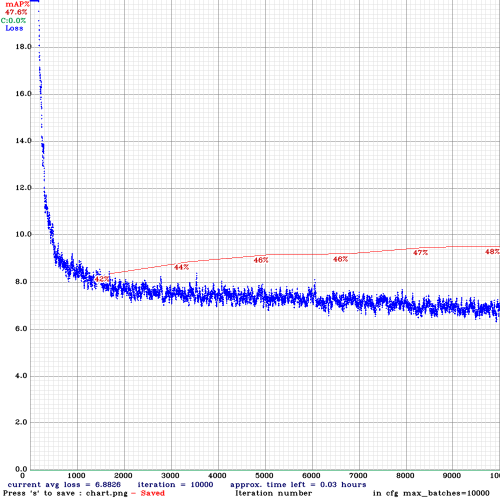
#> input picture weights/chart.png, 1000 x 1000 px, found by its file name (shown at 1/2 size)
$ jupyter execute --allow-errors iSense_Notebook.ipynb   (shell and % lines are left out)
#> lines starting #> are read from the running program, lines starting #| are printed output that depends on the picture
# **PROJECT ISENSE : CROWD DETECTION**
---

# **1) Menghubungkan gdrive dengan google colab**

[cell 1]
#mount drive
%cd ..
from google.colab import drive
#> (the rest of this cell did not finish here and is left out)

[cell 2]
from google.colab import drive
import os

# Mount Google Drive
#> (the rest of this cell did not finish here and is left out)

# **2) Kloning repositori git `darknet` ke Colab VM**

Darknet merupakan framework yang biasa digunakan untuk melakukan pelatihan model yolo.

[cell 3]
%cd /content/

# **3) Buat folder *`yolov4-tiny_crowdhuman`* dan *`backup`* di gdrive**

Folder backup digunakan nantinya untuk menyimpan bobot hasil pelatihan

[cell 4]
import os

# Tentukan nama folder yang ingin Anda buat di Google Drive
nama_folder = "Project_isense"

# Path lengkap folder di Google Drive
path_folder_gdrive = os.path.join('/content/gdrive/MyDrive/', nama_folder)

# Membuat folder utama
os.makedirs(path_folder_gdrive, exist_ok=True)

# Menambahkan folder "backup" di dalam folder utama
nama_folder_backup = "backup"
path_folder_backup = os.path.join(path_folder_gdrive, nama_folder_backup)

os.makedirs(path_folder_backup, exist_ok=True)

# Mengecek apakah folder utama berhasil dibuat
if os.path.exists(path_folder_gdrive):
    print(f"Berhasil membuat folder '{nama_folder}' di Google Drive.")

    # Mengecek apakah folder "backup" berhasil dibuat
    if os.path.exists(path_folder_backup):
        print(f"Berhasil membuat folder '{nama_folder_backup}' di dalam '{nama_folder}'.")
    else:
        print(f"Gagal membuat folder '{nama_folder_backup}' di dalam '{nama_folder}'.")
else:
    print(f"Gagal membuat folder '{nama_folder}' di Google Drive.")

# **4) Upload file yang dibutuhkan :**

Upload file ke dalam gdrive untuk nantinya dapat dimasukkan ke dalam darknet

File yang dibutuhkan :
- `Custom cfg file`

- `obj.data and obj.names files`

- `process.py file`, berisi file untuk membagi dataset menjadi train dan test

**File dapat didownload di [GitHub](https://github.com/techzizou/yolov4-tiny-custom_Training).**

# **5) Lakukan perubahan pada `makefile` untuk mengaktifkan OPENCV dan GPU**

[cell 5]
# ubah makefile agar GPU dan OPENCV diaktifkan
# juga atur CUDNN, CUDNN_HALF dan LIBSO ke 1

%cd /content/darknet

# Biarkan darknet menguji peta lebih sering selama pelatihan

#Run make untuk membuild settingan di atas

# **6) Bersihkan Folder data dan cfg di dalam darknet**

Pembersihan folder dilakukan untuk menghindari error selama pelatihan

[cell 6]
# Bersihkan folder data dan cfg terlebih dahulu kecuali folder labels pada data yang diperlukan

%cd data/
%cd ..

# **7) Download Dataset Crowdhuman**

Download dataset yang berisi foto keramaian manusia dan juga file annotasinya yang berformat yolo di link gdrive yang ada.

[cell 7]
import os
from zipfile import ZipFile

# Daftar link Google Drive beserta nama file zip
drive_links_and_files = [
    ("https://drive.google.com/uc?id=1VPVwAXBhI5FItIu4gr_beW2UDGrMGlBY", "train.zip"),
    ("https://drive.google.com/uc?id=1-ozzrCJ3KkJ4fuPV-dHVGwPbKujmofQx", "valid.zip")
]

# Folder for extraction di Google Drive
extracted_folder = "/content/darknet/data"

# Membuat folder 'train' dan 'valid' jika belum ada
os.makedirs(os.path.join(extracted_folder, 'train'), exist_ok=True)
os.makedirs(os.path.join(extracted_folder, 'valid'), exist_ok=True)

# Loop through each Google Drive link and file
#> (the rest of this cell did not finish here and is left out)

# **8) Membuat file *`train.txt`* & *`valid.txt`* di dalam folder *data***

#> (a cell that did not finish here is left out)

# **9) Copy file cfg, obj.names, obj.data ke dalam darknet**

Copy file cfg, obj.name dan obj.data yang sudah di download sebelumnya ke dalam framework darknet untuk melakukan proses pelatihan

[cell 9]
#copy the custom cfg file from the drive to the darknet/cfg folder

[cell 10]
# copy the obj.names and obj.data files so that they are now in /darknet/data/ folder

# **10) Download file pre-trained *`yolov4-tiny`* weights**

File pre-trained adalah file yang sudah melakukan pelatihan menggunakan banyak dataset sebelumnya sehingga ketika melakukan pelatihan menggunakan dataset custom hasilnya akan jauh lebih baik.

[cell 11]
# Download the yolov4-tiny pre-trained weights file

# **11) Buat folder dan symlink untuk menyimpan log dan hasil pelatihan.**

[cell 12]
folder_backup = "/content/gdrive/MyDrive/Project_isense/backup"

# **12) Training**

Pelatihan model membutuhkan waktu yang cukup lama tergantung berapa epoch yang diatur dan jumlah datasetnya

[cell 13]
# latih detektor khusus!!

## **Untuk memulai kembali pelatihan (Jika pelatihan tidak selesai dan koneksi Anda terputus)**

ika koneksi Anda terputus atau kehilangan sesi, Anda tidak perlu mulai melatih model Anda dari awal lagi. Anda dapat memulai kembali latihan dari bagian terakhir yang Anda tinggalkan. Gunakan beban yang terakhir disimpan. Bobot disimpan setiap 100 iterasi sebagai ***yolov4-tiny-custom_last.weights*** di folder ***yolov4-tiny/training*** di drive Anda. (Jalur yang kami berikan sebagai cadangan di file "obj.data").

[cell 14]
#untuk memulai kembali pelatihan detektor khusus dari bagian terakhir yang Anda tinggalkan (menggunakan bobot yang terakhir disimpan)

# **13) Check performance**

Pengecekan performa nantinya akan menampilkan sebuah diagram yang berisi nilai akurasi dan loss selama pelatihan

[cell 15]
# tentukan fungsi pembantu imShow
def imShow(path):
#> called with path = 'chart.png'
  import cv2
  import matplotlib.pyplot as plt
  %matplotlib inline

  image = cv2.imread(path)
#> image is the input picture: shape (1000, 1000, 3); mean B, G, R 245.6, 240.4, 240.7
  height, width = image.shape[:2]
#> height = 1000; width = 1000
  resized_image = cv2.resize(image,(3*width, 3*height), interpolation = cv2.INTER_CUBIC)
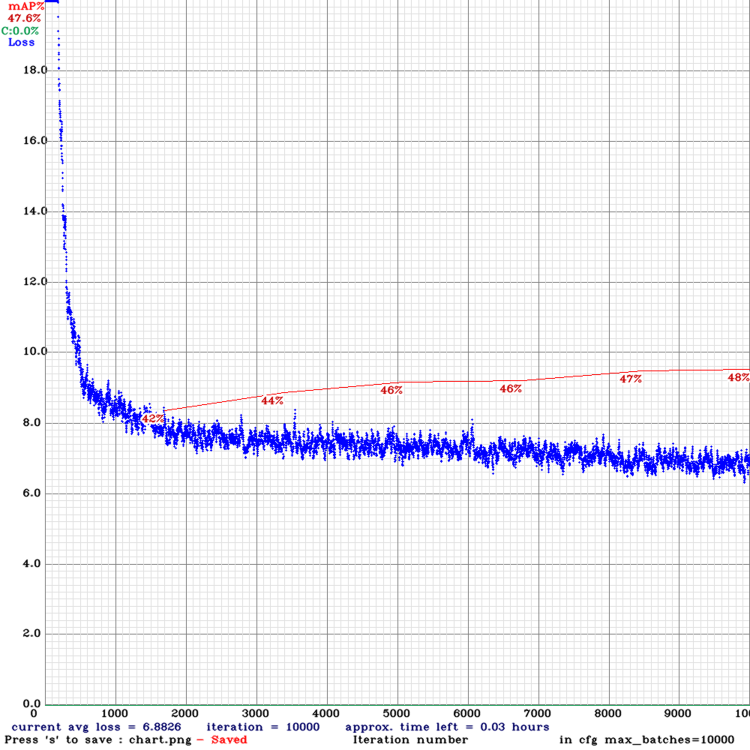
#> resized_image: shape (3000, 3000, 3) (shown at 1/4 size); mean B, G, R 244.8, 239.7, 240

  fig = plt.gcf()
  fig.set_size_inches(18, 10)
  plt.axis("off")
  plt.imshow(cv2.cvtColor(resized_image, cv2.COLOR_BGR2RGB))
  #plt.show('')

[cell 16]
#hanya berfungsi jika pelatihan tidak terganggu
imShow('chart.png')

**Check mAP (mean average precision)**

[cell 17]
# Map 416x416

# **13) Melakukan test terhadap model menggunakan image,video dll**

## **Jalankan detektor pada gambar webcam**

[cell 18]
#Run detector on images captured by webcam for your custom YOLOv4-tiny trained model
from IPython.display import display, Javascript
from google.colab.output import eval_js
from base64 import b64decode

def take_photo(filename='photo.jpg', quality=0.8):
  js = Javascript('''
    async function takePhoto(quality) {
      const div = document.createElement('div');
      const capture = document.createElement('button');
      capture.textContent = 'Capture';
      div.appendChild(capture);

      const video = document.createElement('video');
      video.style.display = 'block';
      const stream = await navigator.mediaDevices.getUserMedia({video: true});

      document.body.appendChild(div);
      div.appendChild(video);
      video.srcObject = stream;
      await video.play();

      // Resize the output to fit the video element.
      google.colab.output.setIframeHeight(document.documentElement.scrollHeight, true);

      // Wait for Capture to be clicked.
      await new Promise((resolve) => capture.onclick = resolve);

      const canvas = document.createElement('canvas');
      canvas.width = video.videoWidth;
      canvas.height = video.videoHeight;
      canvas.getContext('2d').drawImage(video, 0, 0);
      stream.getVideoTracks()[0].stop();
      div.remove();
      return canvas.toDataURL('image/jpeg', quality);
    }
    ''')
  display(js)
  data = eval_js('takePhoto({})'.format(quality))
  binary = b64decode(data.split(',')[1])
  with open(filename, 'wb') as f:
    f.write(binary)
  return filename

from IPython.display import Image
try:
  filename = take_photo()
  print('Saved to {}'.format(filename))

  # Show the image which was just taken.
  display(Image(filename))
except Exception as err:
  # Errors will be thrown if the user does not have a webcam or if they do not
  # grant the page permission to access it.
  print(str(err))

#> (the rest of this cell did not finish here and is left out)
